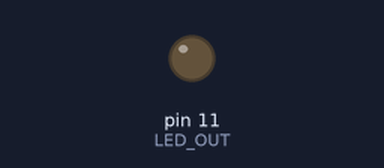
A sketch run on a simulated Arduino Uno, built with avr-gcc and run on an emulated ATmega328P. Parts: output pins drawn as LEDs (lit = HIGH).

Above: at 0.15 s.
At 39.84 s:
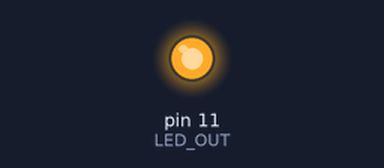
Timing chart, 0 to 40.0 s (numbered marks = the images above):
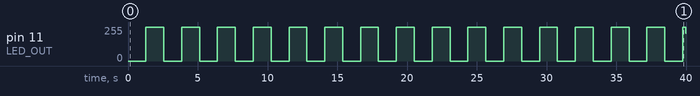

The sketch:

p5.ino
```cpp
#define LED_OUT 11

void setup() {
  //make the led glow from 0 to 255 intensity
  //back to 0 from 255 after a small delay
  pinMode(LED_OUT,OUTPUT);
  analogWrite(LED_OUT,0);
}

void loop(){
  for (int i=0; i<=255 ; i++)
  {
    analogWrite(LED_OUT,i);
    delay(5);
  }
  for (int i=255; i>=0 ; i--)
  {
    analogWrite(LED_OUT,i);
    delay(5);
  }
}
```

Measured:
- by itself, pin 11 (LED_OUT): 0/255 → 255/255 at 1.3 s, → 0/255 1.3 s later, → 255/255 1.3 s later, → 0/255 1.3 s later, … (32 changes in this stretch)
